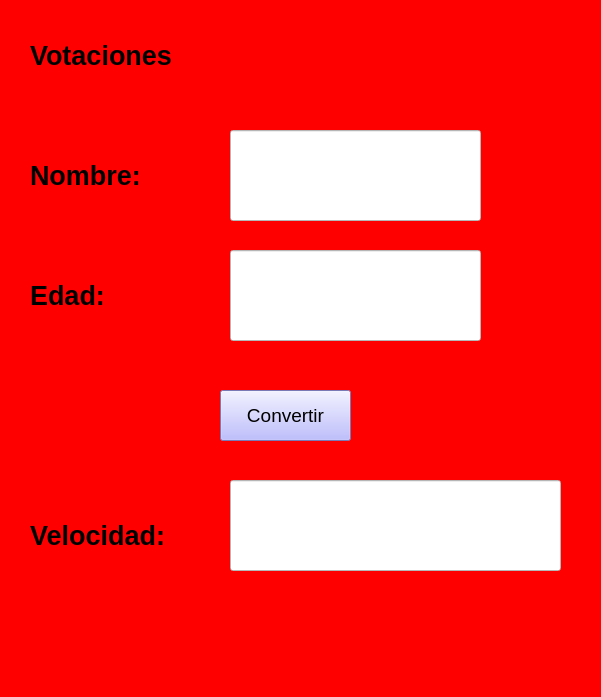
<?xml version="1.0" encoding="UTF-8"?>
<ui version="4.0">
 <class>MainWindow</class>
 <widget class="QMainWindow" name="MainWindow">
  <property name="geometry">
   <rect>
    <x>0</x>
    <y>0</y>
    <width>601</width>
    <height>697</height>
   </rect>
  </property>
  <property name="windowTitle">
   <string>MainWindow</string>
  </property>
  <property name="styleSheet">
   <string notr="true">background-color: rgb(255, 0, 0);</string>
  </property>
  <widget class="QWidget" name="centralwidget">
   <widget class="QLineEdit" name="txt_dis">
    <property name="geometry">
     <rect>
      <x>230</x>
      <y>130</y>
      <width>251</width>
      <height>91</height>
     </rect>
    </property>
    <property name="font">
     <font>
      <pointsize>20</pointsize>
      <weight>75</weight>
      <bold>true</bold>
     </font>
    </property>
    <property name="styleSheet">
     <string notr="true">background-color: rgb(255, 255, 255);</string>
    </property>
    <property name="alignment">
     <set>Qt::AlignCenter</set>
    </property>
   </widget>
   <widget class="QLineEdit" name="txt_resultado">
    <property name="geometry">
     <rect>
      <x>230</x>
      <y>480</y>
      <width>331</width>
      <height>91</height>
     </rect>
    </property>
    <property name="font">
     <font>
      <pointsize>20</pointsize>
      <weight>75</weight>
      <bold>true</bold>
     </font>
    </property>
    <property name="styleSheet">
     <string notr="true">background-color: rgb(255, 255, 255);</string>
    </property>
    <property name="alignment">
     <set>Qt::AlignCenter</set>
    </property>
   </widget>
   <widget class="QLabel" name="label">
    <property name="geometry">
     <rect>
      <x>30</x>
      <y>150</y>
      <width>181</width>
      <height>51</height>
     </rect>
    </property>
    <property name="font">
     <font>
      <pointsize>20</pointsize>
      <weight>75</weight>
      <bold>true</bold>
     </font>
    </property>
    <property name="text">
     <string>Nombre:</string>
    </property>
   </widget>
   <widget class="QLabel" name="label_2">
    <property name="geometry">
     <rect>
      <x>30</x>
      <y>510</y>
      <width>181</width>
      <height>51</height>
     </rect>
    </property>
    <property name="font">
     <font>
      <pointsize>20</pointsize>
      <weight>75</weight>
      <bold>true</bold>
     </font>
    </property>
    <property name="text">
     <string>Velocidad:</string>
    </property>
   </widget>
   <widget class="QPushButton" name="btn_vel">
    <property name="geometry">
     <rect>
      <x>220</x>
      <y>390</y>
      <width>131</width>
      <height>51</height>
     </rect>
    </property>
    <property name="font">
     <font>
      <pointsize>14</pointsize>
     </font>
    </property>
    <property name="styleSheet">
     <string notr="true">background-color: rgb(170, 170, 255);</string>
    </property>
    <property name="text">
     <string>Convertir</string>
    </property>
   </widget>
   <widget class="QLineEdit" name="txt_time">
    <property name="geometry">
     <rect>
      <x>230</x>
      <y>250</y>
      <width>251</width>
      <height>91</height>
     </rect>
    </property>
    <property name="font">
     <font>
      <pointsize>20</pointsize>
      <weight>75</weight>
      <bold>true</bold>
     </font>
    </property>
    <property name="styleSheet">
     <string notr="true">background-color: rgb(255, 255, 255);</string>
    </property>
    <property name="alignment">
     <set>Qt::AlignCenter</set>
    </property>
   </widget>
   <widget class="QLabel" name="label_3">
    <property name="geometry">
     <rect>
      <x>30</x>
      <y>270</y>
      <width>181</width>
      <height>51</height>
     </rect>
    </property>
    <property name="font">
     <font>
      <pointsize>20</pointsize>
      <weight>75</weight>
      <bold>true</bold>
     </font>
    </property>
    <property name="text">
     <string>Edad:</string>
    </property>
   </widget>
   <widget class="QLabel" name="label_4">
    <property name="geometry">
     <rect>
      <x>30</x>
      <y>30</y>
      <width>321</width>
      <height>51</height>
     </rect>
    </property>
    <property name="font">
     <font>
      <pointsize>20</pointsize>
      <weight>75</weight>
      <bold>true</bold>
     </font>
    </property>
    <property name="text">
     <string>Votaciones</string>
    </property>
   </widget>
  </widget>
  <widget class="QMenuBar" name="menubar">
   <property name="geometry">
    <rect>
     <x>0</x>
     <y>0</y>
     <width>601</width>
     <height>26</height>
    </rect>
   </property>
  </widget>
  <widget class="QStatusBar" name="statusbar"/>
 </widget>
 <resources/>
 <connections/>
</ui>
